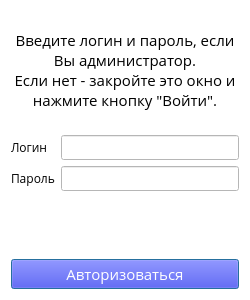
<?xml version="1.0" encoding="UTF-8"?>
<ui version="4.0">
 <class>Adlog</class>
 <widget class="QDialog" name="Adlog">
  <property name="geometry">
   <rect>
    <x>0</x>
    <y>0</y>
    <width>250</width>
    <height>300</height>
   </rect>
  </property>
  <property name="font">
   <font>
    <family>Open Sans</family>
    <pointsize>11</pointsize>
   </font>
  </property>
  <property name="windowTitle">
   <string>Dialog</string>
  </property>
  <property name="styleSheet">
   <string notr="true">background-color: rgb(255, 255, 255);</string>
  </property>
  <layout class="QVBoxLayout" name="verticalLayout">
   <item>
    <widget class="QLabel" name="label_3">
     <property name="sizePolicy">
      <sizepolicy hsizetype="Preferred" vsizetype="Minimum">
       <horstretch>0</horstretch>
       <verstretch>0</verstretch>
      </sizepolicy>
     </property>
     <property name="text">
      <string>&lt;html&gt;&lt;head/&gt;&lt;body&gt;&lt;p align=&quot;center&quot;&gt;&lt;span style=&quot; font-size:11pt;&quot;&gt;Введите логин и пароль, если Вы администратор.&lt;br/&gt;Если нет - закройте это окно и нажмите кнопку &amp;quot;Войти&amp;quot;.&lt;/span&gt;&lt;/p&gt;&lt;/body&gt;&lt;/html&gt;</string>
     </property>
     <property name="wordWrap">
      <bool>true</bool>
     </property>
    </widget>
   </item>
   <item>
    <layout class="QFormLayout" name="formLayout">
     <item row="0" column="0">
      <widget class="QLabel" name="label">
       <property name="font">
        <font>
         <family>Open Sans</family>
         <pointsize>9</pointsize>
        </font>
       </property>
       <property name="text">
        <string>Логин</string>
       </property>
      </widget>
     </item>
     <item row="1" column="0">
      <widget class="QLabel" name="label_2">
       <property name="font">
        <font>
         <family>Open Sans</family>
         <pointsize>9</pointsize>
        </font>
       </property>
       <property name="text">
        <string>Пароль</string>
       </property>
      </widget>
     </item>
     <item row="0" column="1">
      <widget class="QLineEdit" name="lineEdit">
       <property name="font">
        <font>
         <family>Open Sans</family>
         <pointsize>9</pointsize>
        </font>
       </property>
      </widget>
     </item>
     <item row="1" column="1">
      <widget class="QLineEdit" name="lineEdit_2">
       <property name="font">
        <font>
         <family>Open Sans</family>
         <pointsize>9</pointsize>
        </font>
       </property>
       <property name="echoMode">
        <enum>QLineEdit::Password</enum>
       </property>
      </widget>
     </item>
    </layout>
   </item>
   <item>
    <widget class="QPushButton" name="pushButton">
     <property name="sizePolicy">
      <sizepolicy hsizetype="Minimum" vsizetype="Fixed">
       <horstretch>0</horstretch>
       <verstretch>0</verstretch>
      </sizepolicy>
     </property>
     <property name="font">
      <font>
       <family>Open Sans</family>
       <pointsize>11</pointsize>
      </font>
     </property>
     <property name="styleSheet">
      <string notr="true">background-color: rgb(48, 48, 222);
color: rgb(255, 255, 255);</string>
     </property>
     <property name="text">
      <string>Авторизоваться</string>
     </property>
    </widget>
   </item>
  </layout>
 </widget>
 <resources/>
 <connections/>
</ui>
